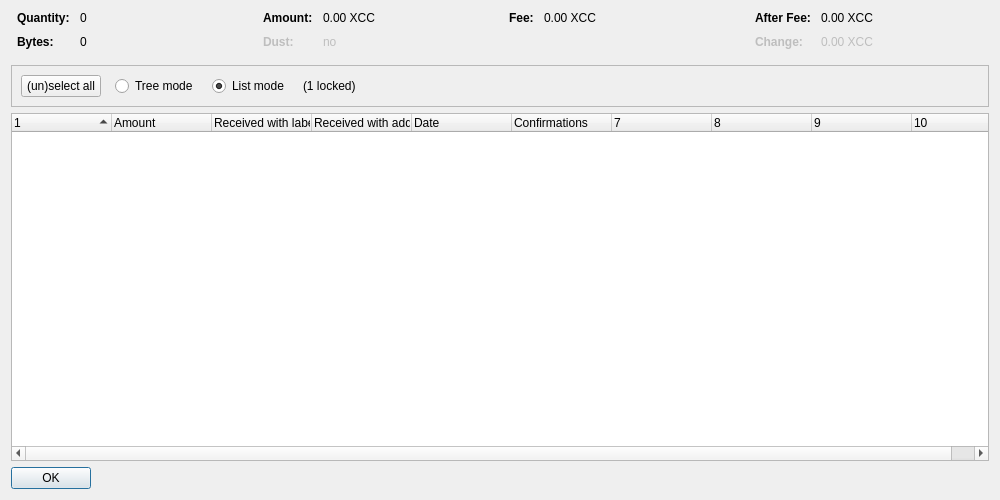
<?xml version="1.0" encoding="UTF-8"?>
<ui version="4.0">
 <class>CoinControlDialog</class>
 <widget class="QDialog" name="CoinControlDialog">
  <property name="geometry">
   <rect>
    <x>0</x>
    <y>0</y>
    <width>1000</width>
    <height>500</height>
   </rect>
  </property>
  <property name="windowTitle">
   <string>Coin Selection</string>
  </property>
  <layout class="QVBoxLayout" name="verticalLayout">
   <item>
    <layout class="QHBoxLayout" name="horizontalLayoutTop" stretch="0,0,0,0">
     <property name="topMargin">
      <number>0</number>
     </property>
     <property name="bottomMargin">
      <number>10</number>
     </property>
     <item>
      <layout class="QFormLayout" name="formLayoutCoinControl1">
       <property name="horizontalSpacing">
        <number>10</number>
       </property>
       <property name="verticalSpacing">
        <number>10</number>
       </property>
       <property name="leftMargin">
        <number>6</number>
       </property>
       <property name="rightMargin">
        <number>6</number>
       </property>
       <item row="0" column="0">
        <widget class="QLabel" name="labelCoinControlQuantityText">
         <property name="font">
          <font>
           <weight>75</weight>
           <bold>true</bold>
          </font>
         </property>
         <property name="text">
          <string>Quantity:</string>
         </property>
        </widget>
       </item>
       <item row="0" column="1">
        <widget class="QLabel" name="labelCoinControlQuantity">
         <property name="cursor">
          <cursorShape>IBeamCursor</cursorShape>
         </property>
         <property name="contextMenuPolicy">
          <enum>Qt::ActionsContextMenu</enum>
         </property>
         <property name="text">
          <string notr="true">0</string>
         </property>
         <property name="textInteractionFlags">
          <set>Qt::LinksAccessibleByMouse|Qt::TextSelectableByKeyboard|Qt::TextSelectableByMouse</set>
         </property>
        </widget>
       </item>
       <item row="1" column="0">
        <widget class="QLabel" name="labelCoinControlBytesText">
         <property name="font">
          <font>
           <weight>75</weight>
           <bold>true</bold>
          </font>
         </property>
         <property name="text">
          <string>Bytes:</string>
         </property>
        </widget>
       </item>
       <item row="1" column="1">
        <widget class="QLabel" name="labelCoinControlBytes">
         <property name="cursor">
          <cursorShape>IBeamCursor</cursorShape>
         </property>
         <property name="contextMenuPolicy">
          <enum>Qt::ActionsContextMenu</enum>
         </property>
         <property name="text">
          <string notr="true">0</string>
         </property>
         <property name="textInteractionFlags">
          <set>Qt::LinksAccessibleByMouse|Qt::TextSelectableByKeyboard|Qt::TextSelectableByMouse</set>
         </property>
        </widget>
       </item>
      </layout>
     </item>
     <item>
      <layout class="QFormLayout" name="formLayoutCoinControl2">
       <property name="horizontalSpacing">
        <number>10</number>
       </property>
       <property name="verticalSpacing">
        <number>10</number>
       </property>
       <property name="leftMargin">
        <number>6</number>
       </property>
       <property name="rightMargin">
        <number>6</number>
       </property>
       <item row="0" column="0">
        <widget class="QLabel" name="labelCoinControlAmountText">
         <property name="font">
          <font>
           <weight>75</weight>
           <bold>true</bold>
          </font>
         </property>
         <property name="text">
          <string>Amount:</string>
         </property>
        </widget>
       </item>
       <item row="0" column="1">
        <widget class="QLabel" name="labelCoinControlAmount">
         <property name="cursor">
          <cursorShape>IBeamCursor</cursorShape>
         </property>
         <property name="contextMenuPolicy">
          <enum>Qt::ActionsContextMenu</enum>
         </property>
         <property name="text">
          <string notr="true">0.00 XCC</string>
         </property>
         <property name="textInteractionFlags">
          <set>Qt::LinksAccessibleByMouse|Qt::TextSelectableByKeyboard|Qt::TextSelectableByMouse</set>
         </property>
        </widget>
       </item>
       <item row="1" column="0">
        <widget class="QLabel" name="labelCoinControlLowOutputText">
         <property name="enabled">
          <bool>false</bool>
         </property>
         <property name="font">
          <font>
           <weight>75</weight>
           <bold>true</bold>
          </font>
         </property>
         <property name="text">
          <string>Dust:</string>
         </property>
        </widget>
       </item>
       <item row="1" column="1">
        <widget class="QLabel" name="labelCoinControlLowOutput">
         <property name="enabled">
          <bool>false</bool>
         </property>
         <property name="cursor">
          <cursorShape>IBeamCursor</cursorShape>
         </property>
         <property name="contextMenuPolicy">
          <enum>Qt::ActionsContextMenu</enum>
         </property>
         <property name="text">
          <string notr="true">no</string>
         </property>
         <property name="textInteractionFlags">
          <set>Qt::LinksAccessibleByMouse|Qt::TextSelectableByKeyboard|Qt::TextSelectableByMouse</set>
         </property>
        </widget>
       </item>
      </layout>
     </item>
     <item>
      <layout class="QFormLayout" name="formLayoutCoinControl3">
       <property name="horizontalSpacing">
        <number>10</number>
       </property>
       <property name="verticalSpacing">
        <number>10</number>
       </property>
       <property name="leftMargin">
        <number>6</number>
       </property>
       <property name="rightMargin">
        <number>6</number>
       </property>
       <item row="0" column="0">
        <widget class="QLabel" name="labelCoinControlFeeText">
         <property name="font">
          <font>
           <weight>75</weight>
           <bold>true</bold>
          </font>
         </property>
         <property name="text">
          <string>Fee:</string>
         </property>
        </widget>
       </item>
       <item row="0" column="1">
        <widget class="QLabel" name="labelCoinControlFee">
         <property name="cursor">
          <cursorShape>IBeamCursor</cursorShape>
         </property>
         <property name="contextMenuPolicy">
          <enum>Qt::ActionsContextMenu</enum>
         </property>
         <property name="text">
          <string notr="true">0.00 XCC</string>
         </property>
         <property name="textInteractionFlags">
          <set>Qt::LinksAccessibleByMouse|Qt::TextSelectableByKeyboard|Qt::TextSelectableByMouse</set>
         </property>
        </widget>
       </item>
      </layout>
     </item>
     <item>
      <layout class="QFormLayout" name="formLayoutCoinControl4">
       <property name="horizontalSpacing">
        <number>10</number>
       </property>
       <property name="verticalSpacing">
        <number>10</number>
       </property>
       <property name="leftMargin">
        <number>6</number>
       </property>
       <property name="rightMargin">
        <number>6</number>
       </property>
       <item row="0" column="0">
        <widget class="QLabel" name="labelCoinControlAfterFeeText">
         <property name="font">
          <font>
           <weight>75</weight>
           <bold>true</bold>
          </font>
         </property>
         <property name="text">
          <string>After Fee:</string>
         </property>
        </widget>
       </item>
       <item row="0" column="1">
        <widget class="QLabel" name="labelCoinControlAfterFee">
         <property name="cursor">
          <cursorShape>IBeamCursor</cursorShape>
         </property>
         <property name="contextMenuPolicy">
          <enum>Qt::ActionsContextMenu</enum>
         </property>
         <property name="text">
          <string notr="true">0.00 XCC</string>
         </property>
         <property name="textInteractionFlags">
          <set>Qt::LinksAccessibleByMouse|Qt::TextSelectableByKeyboard|Qt::TextSelectableByMouse</set>
         </property>
        </widget>
       </item>
       <item row="1" column="0">
        <widget class="QLabel" name="labelCoinControlChangeText">
         <property name="enabled">
          <bool>false</bool>
         </property>
         <property name="font">
          <font>
           <weight>75</weight>
           <bold>true</bold>
          </font>
         </property>
         <property name="text">
          <string>Change:</string>
         </property>
        </widget>
       </item>
       <item row="1" column="1">
        <widget class="QLabel" name="labelCoinControlChange">
         <property name="enabled">
          <bool>false</bool>
         </property>
         <property name="cursor">
          <cursorShape>IBeamCursor</cursorShape>
         </property>
         <property name="contextMenuPolicy">
          <enum>Qt::ActionsContextMenu</enum>
         </property>
         <property name="text">
          <string notr="true">0.00 XCC</string>
         </property>
         <property name="textInteractionFlags">
          <set>Qt::LinksAccessibleByMouse|Qt::TextSelectableByKeyboard|Qt::TextSelectableByMouse</set>
         </property>
        </widget>
       </item>
      </layout>
     </item>
    </layout>
   </item>
   <item>
    <widget class="QFrame" name="frame">
     <property name="minimumSize">
      <size>
       <width>0</width>
       <height>40</height>
      </size>
     </property>
     <property name="frameShape">
      <enum>QFrame::StyledPanel</enum>
     </property>
     <property name="frameShadow">
      <enum>QFrame::Sunken</enum>
     </property>
     <layout class="QHBoxLayout" name="horizontalLayout">
      <item>
       <layout class="QHBoxLayout" name="horizontalLayoutPanel" stretch="0,0,0,0,0">
        <property name="spacing">
         <number>14</number>
        </property>
        <item>
         <widget class="QPushButton" name="pushButtonSelectAll">
          <property name="sizePolicy">
           <sizepolicy hsizetype="Maximum" vsizetype="Fixed">
            <horstretch>0</horstretch>
            <verstretch>0</verstretch>
           </sizepolicy>
          </property>
          <property name="text">
           <string>(un)select all</string>
          </property>
          <property name="autoDefault">
           <bool>false</bool>
          </property>
         </widget>
        </item>
        <item>
         <widget class="QRadioButton" name="radioTreeMode">
          <property name="sizePolicy">
           <sizepolicy hsizetype="Maximum" vsizetype="Fixed">
            <horstretch>0</horstretch>
            <verstretch>0</verstretch>
           </sizepolicy>
          </property>
          <property name="text">
           <string>Tree mode</string>
          </property>
         </widget>
        </item>
        <item>
         <widget class="QRadioButton" name="radioListMode">
          <property name="sizePolicy">
           <sizepolicy hsizetype="Maximum" vsizetype="Fixed">
            <horstretch>0</horstretch>
            <verstretch>0</verstretch>
           </sizepolicy>
          </property>
          <property name="text">
           <string>List mode</string>
          </property>
          <property name="checked">
           <bool>true</bool>
          </property>
         </widget>
        </item>
        <item>
         <widget class="QLabel" name="labelLocked">
          <property name="text">
           <string notr="true">(1 locked)</string>
          </property>
         </widget>
        </item>
        <item>
         <spacer name="horizontalSpacer">
          <property name="orientation">
           <enum>Qt::Horizontal</enum>
          </property>
          <property name="sizeHint" stdset="0">
           <size>
            <width>40</width>
            <height>20</height>
           </size>
          </property>
         </spacer>
        </item>
       </layout>
      </item>
     </layout>
    </widget>
   </item>
   <item>
    <widget class="CoinControlTreeWidget" name="treeWidget">
     <property name="contextMenuPolicy">
      <enum>Qt::CustomContextMenu</enum>
     </property>
     <property name="sortingEnabled">
      <bool>false</bool>
     </property>
     <property name="columnCount">
      <number>10</number>
     </property>
     <attribute name="headerShowSortIndicator" stdset="0">
      <bool>true</bool>
     </attribute>
     <attribute name="headerStretchLastSection">
      <bool>false</bool>
     </attribute>
     <column>
      <property name="text">
       <string/>
      </property>
     </column>
     <column>
      <property name="text">
       <string>Amount</string>
      </property>
     </column>
     <column>
      <property name="text">
       <string>Received with label</string>
      </property>
     </column>
     <column>
      <property name="text">
       <string>Received with address</string>
      </property>
     </column>
     <column>
      <property name="text">
       <string>Date</string>
      </property>
     </column>
     <column>
      <property name="text">
       <string>Confirmations</string>
      </property>
      <property name="toolTip">
       <string>Confirmed</string>
      </property>
     </column>
     <column>
      <property name="text">
       <string/>
      </property>
     </column>
     <column>
      <property name="text">
       <string/>
      </property>
     </column>
     <column>
      <property name="text">
       <string/>
      </property>
     </column>
     <column>
      <property name="text">
       <string/>
      </property>
     </column>
    </widget>
   </item>
   <item>
    <widget class="QDialogButtonBox" name="buttonBox">
     <property name="sizePolicy">
      <sizepolicy hsizetype="Maximum" vsizetype="Fixed">
       <horstretch>0</horstretch>
       <verstretch>0</verstretch>
      </sizepolicy>
     </property>
     <property name="orientation">
      <enum>Qt::Horizontal</enum>
     </property>
     <property name="standardButtons">
      <set>QDialogButtonBox::Ok</set>
     </property>
    </widget>
   </item>
  </layout>
 </widget>
 <customwidgets>
  <customwidget>
   <class>CoinControlTreeWidget</class>
   <extends>QTreeWidget</extends>
   <header>coincontroltreewidget.h</header>
  </customwidget>
 </customwidgets>
 <resources/>
 <connections/>
</ui>
